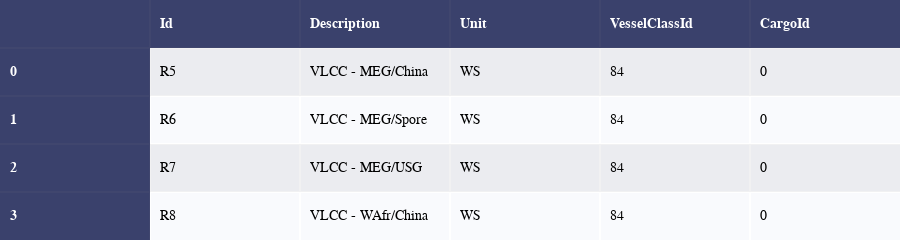

The notebook cell this image was saved under:
### Markdown cell above
#### Get routes for a vessel class
Based on the vessel classes that we got above we can request available routes for VLCC vessels

### Code cell
vlcc_routes = mr_api.get_routes(vessel_class_id=84)
vlcc_routes_df = create_dataframe(vlcc_routes).drop(
    ['LoadPortId', 'DischargePortId', 'LoadAreaId',
     'DischargeAreaId', 'LoadPort2Id', 'DischargePort2Id', 'LoadArea2Id',
     'DischargeArea2Id', 'DeprecatedTo', 'DeprecatedSince'], axis=1)
styled_table(vlcc_routes_df)

### Figure 1 — Plotly figure (JSON) as saved in the notebook; plotly's stock layout.template omitted (floating-point values rounded to 4 significant figures)
{"data": [{"colorscale": [[0, "#00083e"], [0.5, "#ededee"], [1, "#ffffff"]], "hoverinfo": "none", "opacity": 0.75, "showscale": false, "z": [[0, 0, 0, 0, 0, 0], [0, 0.5, 0.5, 0.5, 0.5, 0.5], [0, 1, 1, 1, 1, 1], [0, 0.5, 0.5, 0.5, 0.5, 0.5], [0, 1, 1, 1, 1, 1]], "type": "heatmap"}], "layout": {"annotations": [{"align": "left", "font": {"color": "#ffffff", "family": "Calibri", "size": 14}, "showarrow": false, "text": "<b></b>", "x": -0.45, "xanchor": "left", "xref": "x", "y": 0, "yref": "y"}, {"align": "left", "font": {"color": "#ffffff", "family": "Calibri", "size": 14}, "showarrow": false, "text": "<b>Id</b>", "x": 0.55, "xanchor": "left", "xref": "x", "y": 0, "yref": "y"}, {"align": "left", "font": {"color": "#ffffff", "family": "Calibri", "size": 14}, "showarrow": false, "text": "<b>Description</b>", "x": 1.55, "xanchor": "left", "xref": "x", "y": 0, "yref": "y"}, {"align": "left", "font": {"color": "#ffffff", "family": "Calibri", "size": 14}, "showarrow": false, "text": "<b>Unit</b>", "x": 2.55, "xanchor": "left", "xref": "x", "y": 0, "yref": "y"}, {"align": "left", "font": {"color": "#ffffff", "family": "Calibri", "size": 14}, "showarrow": false, "text": "<b>VesselClassId</b>", "x": 3.55, "xanchor": "left", "xref": "x", "y": 0, "yref": "y"}, {"align": "left", "font": {"color": "#ffffff", "family": "Calibri", "size": 14}, "showarrow": false, "text": "<b>CargoId</b>", "x": 4.55, "xanchor": "left", "xref": "x", "y": 0, "yref": "y"}, {"align": "left", "font": {"color": "#ffffff", "family": "Calibri", "size": 14}, "showarrow": false, "text": "<b>0</b>", "x": -0.45, "xanchor": "left", "xref": "x", "y": 1, "yref": "y"}, {"align": "left", "font": {"color": "#000000", "family": "Calibri", "size": 14}, "showarrow": false, "text": "R5", "x": 0.55, "xanchor": "left", "xref": "x", "y": 1, "yref": "y"}, {"align": "left", "font": {"color": "#000000", "family": "Calibri", "size": 14}, "showarrow": false, "text": "VLCC - MEG/China", "x": 1.55, "xanchor": "left", "xref": "x", "y": 1, "yref": "y"}, {"align": "left", "font": {"color": "#000000", "family": "Calibri", "size": 14}, "showarrow": false, "text": "WS", "x": 2.55, "xanchor": "left", "xref": "x", "y": 1, "yref": "y"}, {"align": "left", "font": {"color": "#000000", "family": "Calibri", "size": 14}, "showarrow": false, "text": "84", "x": 3.55, "xanchor": "left", "xref": "x", "y": 1, "yref": "y"}, {"align": "left", "font": {"color": "#000000", "family": "Calibri", "size": 14}, "showarrow": false, "text": "0", "x": 4.55, "xanchor": "left", "xref": "x", "y": 1, "yref": "y"}, {"align": "left", "font": {"color": "#ffffff", "family": "Calibri", "size": 14}, "showarrow": false, "text": "<b>1</b>", "x": -0.45, "xanchor": "left", "xref": "x", "y": 2, "yref": "y"}, {"align": "left", "font": {"color": "#000000", "family": "Calibri", "size": 14}, "showarrow": false, "text": "R6", "x": 0.55, "xanchor": "left", "xref": "x", "y": 2, "yref": "y"}, {"align": "left", "font": {"color": "#000000", "family": "Calibri", "size": 14}, "showarrow": false, "text": "VLCC - MEG/Spore", "x": 1.55, "xanchor": "left", "xref": "x", "y": 2, "yref": "y"}, {"align": "left", "font": {"color": "#000000", "family": "Calibri", "size": 14}, "showarrow": false, "text": "WS", "x": 2.55, "xanchor": "left", "xref": "x", "y": 2, "yref": "y"}, {"align": "left", "font": {"color": "#000000", "family": "Calibri", "size": 14}, "showarrow": false, "text": "84", "x": 3.55, "xanchor": "left", "xref": "x", "y": 2, "yref": "y"}, {"align": "left", "font": {"color": "#000000", "family": "Calibri", "size": 14}, "showarrow": false, "text": "0", "x": 4.55, "xanchor": "left", "xref": "x", "y": 2, "yref": "y"}, {"align": "left", "font": {"color": "#ffffff", "family": "Calibri", "size": 14}, "showarrow": false, "text": "<b>2</b>", "x": -0.45, "xanchor": "left", "xref": "x", "y": 3, "yref": "y"}, {"align": "left", "font": {"color": "#000000", "family": "Calibri", "size": 14}, "showarrow": false, "text": "R7", "x": 0.55, "xanchor": "left", "xref": "x", "y": 3, "yref": "y"}, {"align": "left", "font": {"color": "#000000", "family": "Calibri", "size": 14}, "showarrow": false, "text": "VLCC - MEG/USG", "x": 1.55, "xanchor": "left", "xref": "x", "y": 3, "yref": "y"}, {"align": "left", "font": {"color": "#000000", "family": "Calibri", "size": 14}, "showarrow": false, "text": "WS", "x": 2.55, "xanchor": "left", "xref": "x", "y": 3, "yref": "y"}, {"align": "left", "font": {"color": "#000000", "family": "Calibri", "size": 14}, "showarrow": false, "text": "84", "x": 3.55, "xanchor": "left", "xref": "x", "y": 3, "yref": "y"}, {"align": "left", "font": {"color": "#000000", "family": "Calibri", "size": 14}, "showarrow": false, "text": "0", "x": 4.55, "xanchor": "left", "xref": "x", "y": 3, "yref": "y"}, {"align": "left", "font": {"color": "#ffffff", "family": "Calibri", "size": 14}, "showarrow": false, "text": "<b>3</b>", "x": -0.45, "xanchor": "left", "xref": "x", "y": 4, "yref": "y"}, {"align": "left", "font": {"color": "#000000", "family": "Calibri", "size": 14}, "showarrow": false, "text": "R8", "x": 0.55, "xanchor": "left", "xref": "x", "y": 4, "yref": "y"}, {"align": "left", "font": {"color": "#000000", "family": "Calibri", "size": 14}, "showarrow": false, "text": "VLCC - WAfr/China", "x": 1.55, "xanchor": "left", "xref": "x", "y": 4, "yref": "y"}, {"align": "left", "font": {"color": "#000000", "family": "Calibri", "size": 14}, "showarrow": false, "text": "WS", "x": 2.55, "xanchor": "left", "xref": "x", "y": 4, "yref": "y"}, {"align": "left", "font": {"color": "#000000", "family": "Calibri", "size": 14}, "showarrow": false, "text": "84", "x": 3.55, "xanchor": "left", "xref": "x", "y": 4, "yref": "y"}, {"align": "left", "font": {"color": "#000000", "family": "Calibri", "size": 14}, "showarrow": false, "text": "0", "x": 4.55, "xanchor": "left", "xref": "x", "y": 4, "yref": "y"}], "height": 200, "margin": {"b": 0, "l": 0, "r": 0, "t": 0}, "xaxis": {"dtick": 1, "gridwidth": 2, "showticklabels": false, "tick0": -0.5, "ticks": "", "zeroline": false}, "yaxis": {"autorange": "reversed", "dtick": 1, "gridwidth": 2, "showticklabels": false, "tick0": 0.5, "ticks": "", "zeroline": false}, "width": 900}}
